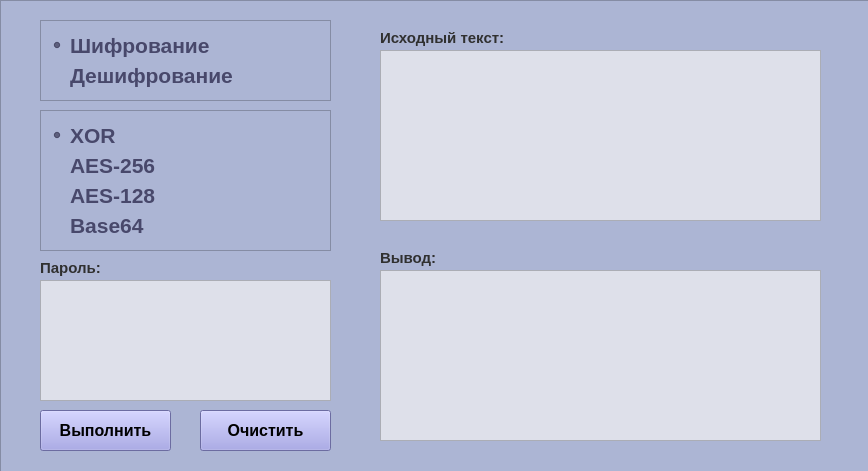
<?xml version="1.0" encoding="UTF-8"?>
<ui version="4.0">
 <class>EncriptorPage</class>
 <widget class="QWidget" name="EncriptorPage">
  <property name="geometry">
   <rect>
    <x>0</x>
    <y>0</y>
    <width>868</width>
    <height>471</height>
   </rect>
  </property>
  <property name="windowTitle">
   <string>EncriptorPage</string>
  </property>
  <widget class="QFrame" name="frame">
   <property name="geometry">
    <rect>
     <x>0</x>
     <y>0</y>
     <width>871</width>
     <height>481</height>
    </rect>
   </property>
   <property name="styleSheet">
    <string notr="true">background-color: rgb(172, 181, 212);</string>
   </property>
   <property name="frameShape">
    <enum>QFrame::Shape::StyledPanel</enum>
   </property>
   <property name="frameShadow">
    <enum>QFrame::Shadow::Raised</enum>
   </property>
   <widget class="QFrame" name="frame_2">
    <property name="geometry">
     <rect>
      <x>40</x>
      <y>20</y>
      <width>291</width>
      <height>81</height>
     </rect>
    </property>
    <property name="frameShape">
     <enum>QFrame::Shape::StyledPanel</enum>
    </property>
    <property name="frameShadow">
     <enum>QFrame::Shadow::Raised</enum>
    </property>
    <widget class="QRadioButton" name="radioButtonShifrovanie">
     <property name="geometry">
      <rect>
       <x>10</x>
       <y>10</y>
       <width>191</width>
       <height>31</height>
      </rect>
     </property>
     <property name="font">
      <font>
       <family>Yu Gothic UI</family>
       <pointsize>16</pointsize>
       <bold>true</bold>
      </font>
     </property>
     <property name="styleSheet">
      <string notr="true">color: rgb(72, 72, 107);
background-color: rgba(255, 255, 255, 0);
border:none;</string>
     </property>
     <property name="text">
      <string>Шифрование</string>
     </property>
     <property name="checked">
      <bool>true</bool>
     </property>
    </widget>
    <widget class="QRadioButton" name="radioButtonDeshifrovanie">
     <property name="geometry">
      <rect>
       <x>10</x>
       <y>40</y>
       <width>191</width>
       <height>31</height>
      </rect>
     </property>
     <property name="font">
      <font>
       <family>Yu Gothic UI</family>
       <pointsize>16</pointsize>
       <bold>true</bold>
      </font>
     </property>
     <property name="styleSheet">
      <string notr="true">color: rgb(72, 72, 107);
background-color: rgba(255, 255, 255, 0);
border:none;</string>
     </property>
     <property name="text">
      <string>Дешифрование</string>
     </property>
    </widget>
   </widget>
   <widget class="QFrame" name="frame_3">
    <property name="geometry">
     <rect>
      <x>40</x>
      <y>110</y>
      <width>291</width>
      <height>141</height>
     </rect>
    </property>
    <property name="frameShape">
     <enum>QFrame::Shape::StyledPanel</enum>
    </property>
    <property name="frameShadow">
     <enum>QFrame::Shadow::Raised</enum>
    </property>
    <widget class="QRadioButton" name="radioButtonXOR">
     <property name="geometry">
      <rect>
       <x>10</x>
       <y>10</y>
       <width>191</width>
       <height>31</height>
      </rect>
     </property>
     <property name="font">
      <font>
       <family>Yu Gothic UI</family>
       <pointsize>16</pointsize>
       <bold>true</bold>
      </font>
     </property>
     <property name="styleSheet">
      <string notr="true">color: rgb(72, 72, 107);
background-color: rgba(255, 255, 255, 0);
border:none;</string>
     </property>
     <property name="text">
      <string>XOR</string>
     </property>
     <property name="checked">
      <bool>true</bool>
     </property>
    </widget>
    <widget class="QRadioButton" name="radioButtonAES256">
     <property name="geometry">
      <rect>
       <x>10</x>
       <y>40</y>
       <width>191</width>
       <height>31</height>
      </rect>
     </property>
     <property name="font">
      <font>
       <family>Yu Gothic UI</family>
       <pointsize>16</pointsize>
       <bold>true</bold>
      </font>
     </property>
     <property name="styleSheet">
      <string notr="true">color: rgb(72, 72, 107);
background-color: rgba(255, 255, 255, 0);
border:none;</string>
     </property>
     <property name="text">
      <string>AES-256</string>
     </property>
    </widget>
    <widget class="QRadioButton" name="radioButtonAES128">
     <property name="geometry">
      <rect>
       <x>10</x>
       <y>70</y>
       <width>191</width>
       <height>31</height>
      </rect>
     </property>
     <property name="font">
      <font>
       <family>Yu Gothic UI</family>
       <pointsize>16</pointsize>
       <bold>true</bold>
      </font>
     </property>
     <property name="styleSheet">
      <string notr="true">color: rgb(72, 72, 107);
background-color: rgba(255, 255, 255, 0);
border:none;</string>
     </property>
     <property name="text">
      <string>AES-128</string>
     </property>
    </widget>
    <widget class="QRadioButton" name="radioButtonBase64">
     <property name="geometry">
      <rect>
       <x>10</x>
       <y>100</y>
       <width>191</width>
       <height>31</height>
      </rect>
     </property>
     <property name="font">
      <font>
       <family>Yu Gothic UI</family>
       <pointsize>16</pointsize>
       <bold>true</bold>
      </font>
     </property>
     <property name="styleSheet">
      <string notr="true">color: rgb(72, 72, 107);
background-color: rgba(255, 255, 255, 0);
border:none;</string>
     </property>
     <property name="text">
      <string>Base64</string>
     </property>
    </widget>
   </widget>
   <widget class="QPlainTextEdit" name="plainTextEditInput">
    <property name="geometry">
     <rect>
      <x>380</x>
      <y>50</y>
      <width>441</width>
      <height>171</height>
     </rect>
    </property>
    <property name="font">
     <font>
      <family>Yu Gothic UI</family>
      <pointsize>14</pointsize>
     </font>
    </property>
    <property name="styleSheet">
     <string notr="true">background-color: rgb(222, 224, 234);
color: rgb(53, 53, 53);</string>
    </property>
   </widget>
   <widget class="QPlainTextEdit" name="plainTextEditOutput">
    <property name="geometry">
     <rect>
      <x>380</x>
      <y>270</y>
      <width>441</width>
      <height>171</height>
     </rect>
    </property>
    <property name="font">
     <font>
      <family>Yu Gothic UI</family>
      <pointsize>14</pointsize>
     </font>
    </property>
    <property name="styleSheet">
     <string notr="true">background-color: rgb(222, 224, 234);
color: rgb(53, 53, 53);</string>
    </property>
   </widget>
   <widget class="QLabel" name="label">
    <property name="geometry">
     <rect>
      <x>380</x>
      <y>30</y>
      <width>171</width>
      <height>16</height>
     </rect>
    </property>
    <property name="font">
     <font>
      <family>Yu Gothic UI</family>
      <pointsize>11</pointsize>
      <bold>true</bold>
     </font>
    </property>
    <property name="styleSheet">
     <string notr="true">color: rgb(48, 48, 48);
background-color: rgba(255, 255, 255, 0);
border:none;</string>
    </property>
    <property name="text">
     <string>Исходный текст:</string>
    </property>
   </widget>
   <widget class="QLabel" name="label_2">
    <property name="geometry">
     <rect>
      <x>380</x>
      <y>250</y>
      <width>171</width>
      <height>16</height>
     </rect>
    </property>
    <property name="font">
     <font>
      <family>Yu Gothic UI</family>
      <pointsize>11</pointsize>
      <bold>true</bold>
     </font>
    </property>
    <property name="styleSheet">
     <string notr="true">color: rgb(48, 48, 48);
background-color: rgba(255, 255, 255, 0);
border:none;</string>
    </property>
    <property name="text">
     <string>Вывод:</string>
    </property>
   </widget>
   <widget class="QPushButton" name="pushButtonMake">
    <property name="geometry">
     <rect>
      <x>40</x>
      <y>410</y>
      <width>131</width>
      <height>41</height>
     </rect>
    </property>
    <property name="font">
     <font>
      <family>Yu Gothic UI</family>
      <pointsize>12</pointsize>
      <bold>true</bold>
     </font>
    </property>
    <property name="styleSheet">
     <string notr="true">

QPushButton {
	
	background-color: rgb(151, 151, 226);


}
QPushButton:hover {
		background-color: rgb(117, 117, 176);
}
QPushButton:pressed {
	background-color: rgb(117, 120, 162);
}</string>
    </property>
    <property name="text">
     <string>Выполнить</string>
    </property>
   </widget>
   <widget class="QPushButton" name="pushButtonClean">
    <property name="geometry">
     <rect>
      <x>200</x>
      <y>410</y>
      <width>131</width>
      <height>41</height>
     </rect>
    </property>
    <property name="font">
     <font>
      <family>Yu Gothic UI</family>
      <pointsize>12</pointsize>
      <bold>true</bold>
     </font>
    </property>
    <property name="styleSheet">
     <string notr="true">

QPushButton {
	
	background-color: rgb(151, 151, 226);


}
QPushButton:hover {
		background-color: rgb(117, 117, 176);
}
QPushButton:pressed {
	background-color: rgb(117, 120, 162);
}</string>
    </property>
    <property name="text">
     <string>Очистить</string>
    </property>
   </widget>
   <widget class="QLabel" name="labelPassword">
    <property name="geometry">
     <rect>
      <x>40</x>
      <y>260</y>
      <width>171</width>
      <height>16</height>
     </rect>
    </property>
    <property name="font">
     <font>
      <family>Yu Gothic UI</family>
      <pointsize>11</pointsize>
      <bold>true</bold>
     </font>
    </property>
    <property name="styleSheet">
     <string notr="true">color: rgb(48, 48, 48);
background-color: rgba(255, 255, 255, 0);
border:none;</string>
    </property>
    <property name="text">
     <string>Пароль:</string>
    </property>
   </widget>
   <widget class="QPlainTextEdit" name="plainTextEditPassword">
    <property name="geometry">
     <rect>
      <x>40</x>
      <y>280</y>
      <width>291</width>
      <height>121</height>
     </rect>
    </property>
    <property name="font">
     <font>
      <family>Yu Gothic UI</family>
      <pointsize>14</pointsize>
     </font>
    </property>
    <property name="styleSheet">
     <string notr="true">background-color: rgb(222, 224, 234);
color: rgb(53, 53, 53);</string>
    </property>
   </widget>
  </widget>
 </widget>
 <layoutdefault spacing="6" margin="11"/>
 <resources/>
 <connections/>
</ui>
